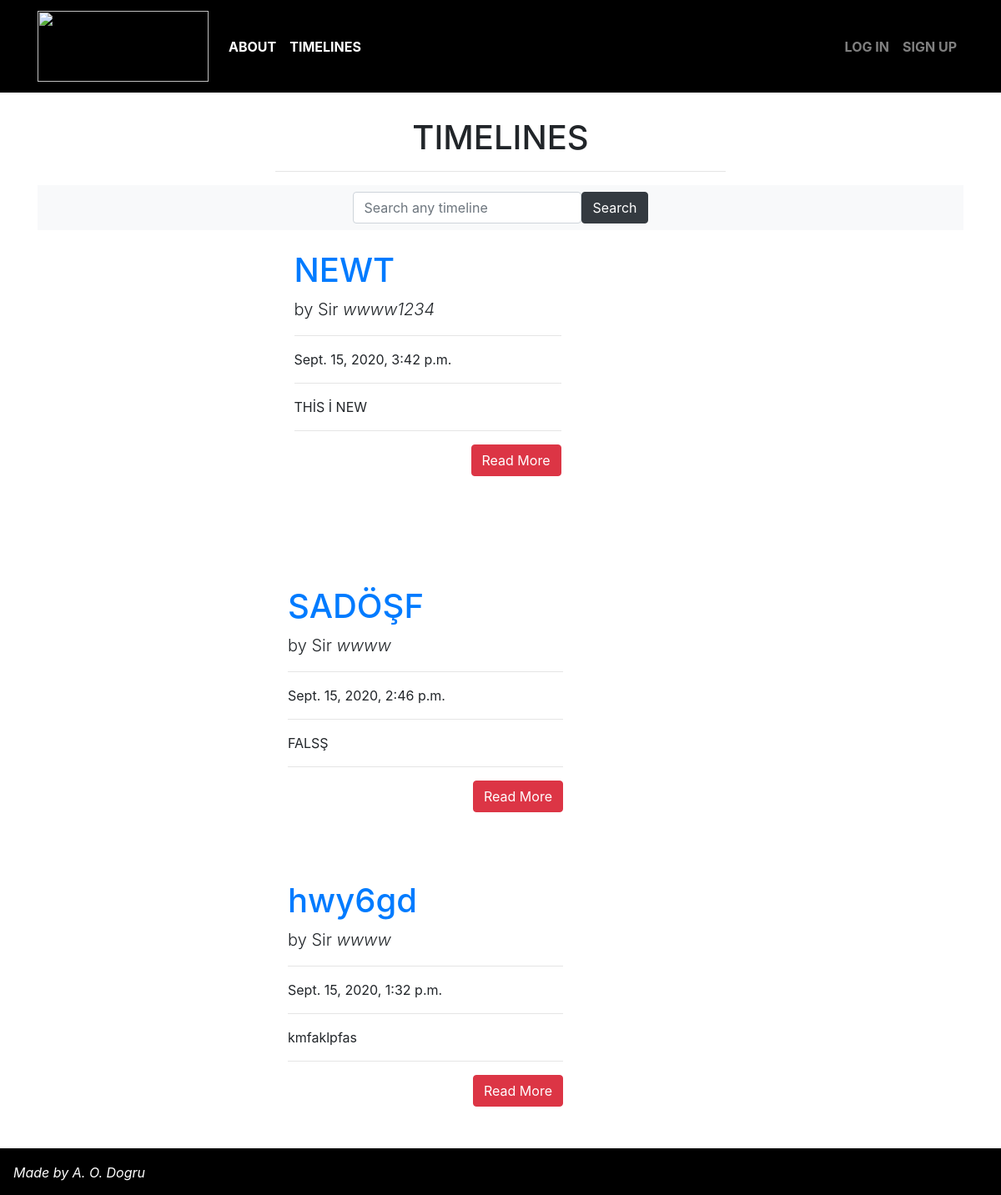
/timelines/, run on the app's committed database.
### timeline/models.py (models this page shows, shortened)
class Timeline(models.Model):
    author=models.ForeignKey("auth.User",on_delete=models.CASCADE)
    title=models.CharField(max_length=50)
    content=RichTextField()
    date=models.DateTimeField(auto_now_add=True)
    aimage=models.FileField(blank=True,null=True,verbose_name="Add picture")
    class Meta:
        ordering=['-date']

### timeline/views.py (the view)
# urls.py: path('timelines/',include("timeline.urls")),
def timelines(request):
    keyword=request.GET.get("keyword")
    if keyword:
        timelines=Timeline.objects.filter(title__contains=keyword)
        return render(request,"timelines.html",{"timelines":timelines})
    timelines=Timeline.objects.all()
    return render(request,"timelines.html",{"timelines":timelines})

### templates/timelines.html (shortened to what this page needs)
{% extends "layout.html" %}
{% block body %}
<div class="row">
        <div class="col-md-6 offset-md-3">
        <center><h1>TIMELINES</h1></center>
        <hr>
        </div>
</div>
<nav class="navbar navbar-expand-lg navbar-darrk bg-light" >
  <form class="form-inline m-auto" >
      <input class="form-control" name="keyword" type="text" placeholder="Search any timeline" aria-label="Search">
      <button type="submit" class="btn btn-dark">Search</button>
  </form>
</nav>
{% if timelines %}
{% for timeline in timelines  %}
  <div class="container">
    <div class="row">
    <div class="col-md-6 offset-md-3">
      <div class="col-lg-8">
        <a href="timeline/{{timeline.id}}"><h1 class="mt-4">{{timeline.title}}</h1></a>
        <p class="lead">
          by
          Sir <i>{{timeline.author}}</i>
        </p>
        <hr>
        <p>{{timeline.date}}</p>
        <hr>
        <p class="lead">
        {{timeline.content|safe|truncatewords:10}}
        </p>
        <hr>
        <a href="timeline/{{timeline.id}}" style="float: right;" class="btn btn-danger">Read More</a>
       <br>
        <br>
        <br>
        <br>
          </div>
        </div>
      </div>
      </div>
    </div>
{% endfor %}
{% else %}
<div class="alert alert-danger">
There is no such timeline yet.</div>
{% endif %}
{% endblock body %}

### templates/layout.html (shortened to what this page needs)
<!DOCTYPE html>
<html lang="en">
<head>
    <link rel="stylesheet" href="https://maxcdn.bootstrapcdn.com/bootstrap/4.0.0/css/bootstrap.min.css">
</head>
<body>
{% include "includes/navbar.html" %}
{% include "includes/lowbar.html" %}
<div style="margin-top : 30px; margin-bottom: 50px;" class="container">
{% block body %}
{% endblock body %}
<br>
<br>
</body>
</html>

### templates/includes/navbar.html (shortened to what this page needs)
<nav class="navbar navbar-expand-lg navbar-dark static-top" style="background-color: black;">
    <div class="container">
      <a class="navbar-brand" href="{% url 'index' %}">
        <img src="https://www.reportdoor.com/wp-content/uploads/2020/08/Tenet-Logo-Gets-Changed-by-Christopher-Nolan-in-Latest-Trailer.jpg" width="205" height="85" alt="">
          </a>
      <div class="collapse navbar-collapse" id="navbarResponsive">
        <ul class="navbar-nav mr-auto">
          <li class="nav-item active">
            <a class="nav-link" href="{% url 'about' %}"><b>ABOUT</b>
                </a>
          </li>
          <li class="nav-item active ">
            <a class="nav-link" href="{% url 'timeline:timelines' %}"><b>TIMELINES</b></a>
          </li>
          </ul>
        <ul class="navbar-nav ml-auto">
        {% if request.user.is_authenticated %}
         <li class="nav-item">
            <a class="nav-link" href="{% url 'timeline:dashboard' %}"><b>CONTROL PANEL</b></a>
          </li>
          <li class="nav-item">
            <a class="nav-link" href="{% url 'user:logout' %}"><b>LOG OUT</b></a>
          </li>
        {% else %}
        <li class="nav-item">
            <a class="nav-link" href="{% url 'user:login' %}"><b>LOG IN</b></a>
          </li>
          <li class="nav-item">
            <a class="nav-link" href="{% url 'user:signup' %}"><b>SIGN UP</b></a>
          </li>
        {% endif %}
        </ul>
      </div>
    </div>
  </nav>

### templates/includes/lowbar.html
<nav class="navbar navbar-expand-lg fixed-bottom navbar-dark" style="background-color: black;">
    <a class="navbar-brand" >
    <i> <small style="color: white;">Made by A. O. Dogru</small></i>
    </a>
  </nav>

### data on the page
Timeline: title "NEWT", author "wwww1234", date "Sept. 15, 2020, 3:42 p.m.", content "THİS İ NEW"
Timeline: title "SADÖŞF", author "wwww", date "Sept. 15, 2020, 2:46 p.m.", content "FALSŞ"
Timeline: title "hwy6gd", author "wwww", date "Sept. 15, 2020, 1:32 p.m.", content "kmfaklpfas"
